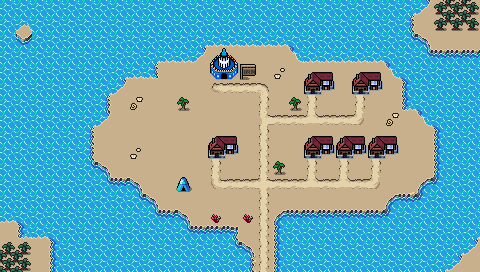

A 2D game scene composited from a Tiled map and its tileset images. What follows is a short description and the map's XML, with each tile layer's data collapsed to a summary:
An orthogonal 30x17 tile map with 16x16 px tiles, 4 tile layers (Background, Ground, Foreground, AboveSprites), 2 tilesets and 9 objects.

<map version="1.10" tiledversion="1.10.1" orientation="orthogonal" renderorder="right-down" width="30" height="17" tilewidth="16" tileheight="16" infinite="0" nextlayerid="6" nextobjectid="50">
 <editorsettings>
  <export target="wastetown..tmx" format="tmx" />
 </editorsettings>
 <tileset firstgid="1" source="../../../tileset/main.tsx" />
 <tileset firstgid="10113" source="../../../tileset/buildings.tsx" />
 <layer id="1" name="Background" width="30" height="17">
  <data>[510 cells, 510 non-empty, 21 distinct tile ids]</data>
 </layer>
 <layer id="2" name="Ground" width="30" height="17">
  <data>[510 cells, 49 non-empty, 13 distinct tile ids]</data>
 </layer>
 <layer id="3" name="Foreground" width="30" height="17">
  <properties>
   <property name="spriteLayer" type="bool" value="true" />
  </properties>
  <data>[510 cells, 31 non-empty, 17 distinct tile ids]</data>
 </layer>
 <layer id="5" name="AboveSprites" width="30" height="17">
  <data>[510 cells, 14 non-empty, 4 distinct tile ids]</data>
 </layer>
 <objectgroup id="4" name="Objects">
  <object id="38" template="../../../obj/entry_up.tx" x="256" y="271" />
  <object id="41" template="../../../obj/shop.tx" x="304" y="98">
   <properties>
    <property name="shopList" value="BoosterPackShop,AlphaBoosterPackShop,BetaBoosterPackShop,GammaBoosterPackShop,DeltaBoosterPackShop,BlueBoosterPackShop,Instant,Creature,Blue,Azorius,Dimir,Izzet,Simic,Merfolk " />
   </properties>
  </object>
  <object id="42" template="../../../obj/shop.tx" x="368" y="162">
   <properties>
    <property name="shopList" value="Instant,Creature,Blue,Azorius,Dimir,Izzet,Simic,Merfolk " />
   </properties>
  </object>
  <object id="43" template="../../../obj/shop.tx" x="353" y="98">
   <properties>
    <property name="shopList" value="Instant,Creature,Blue,Azorius,Dimir,Izzet,Simic,Merfolk " />
   </properties>
  </object>
  <object id="44" template="../../../obj/shop.tx" x="208" y="162">
   <properties>
    <property name="shopList" value="Instant,Creature,Blue,Azorius,Dimir,Izzet,Simic,Merfolk " />
   </properties>
  </object>
  <object id="45" template="../../../obj/shop.tx" x="304" y="162">
   <properties>
    <property name="shopList" value="Instant,Creature,Blue,Azorius,Dimir,Izzet,Simic,Merfolk " />
   </properties>
  </object>
  <object id="46" template="../../../obj/shop.tx" x="336" y="162">
   <properties>
    <property name="shopList" value="Instant,Creature,Blue,Azorius,Dimir,Izzet,Simic,Merfolk " />
   </properties>
  </object>
  <object id="47" template="../../../obj/inn.tx" x="215" y="82" />
  <object id="48" template="../../../obj/shop.tx" x="176" y="192">
   <properties>
    <property name="shopList" value="Island" />
   </properties>
  </object>
 </objectgroup>
</map>
